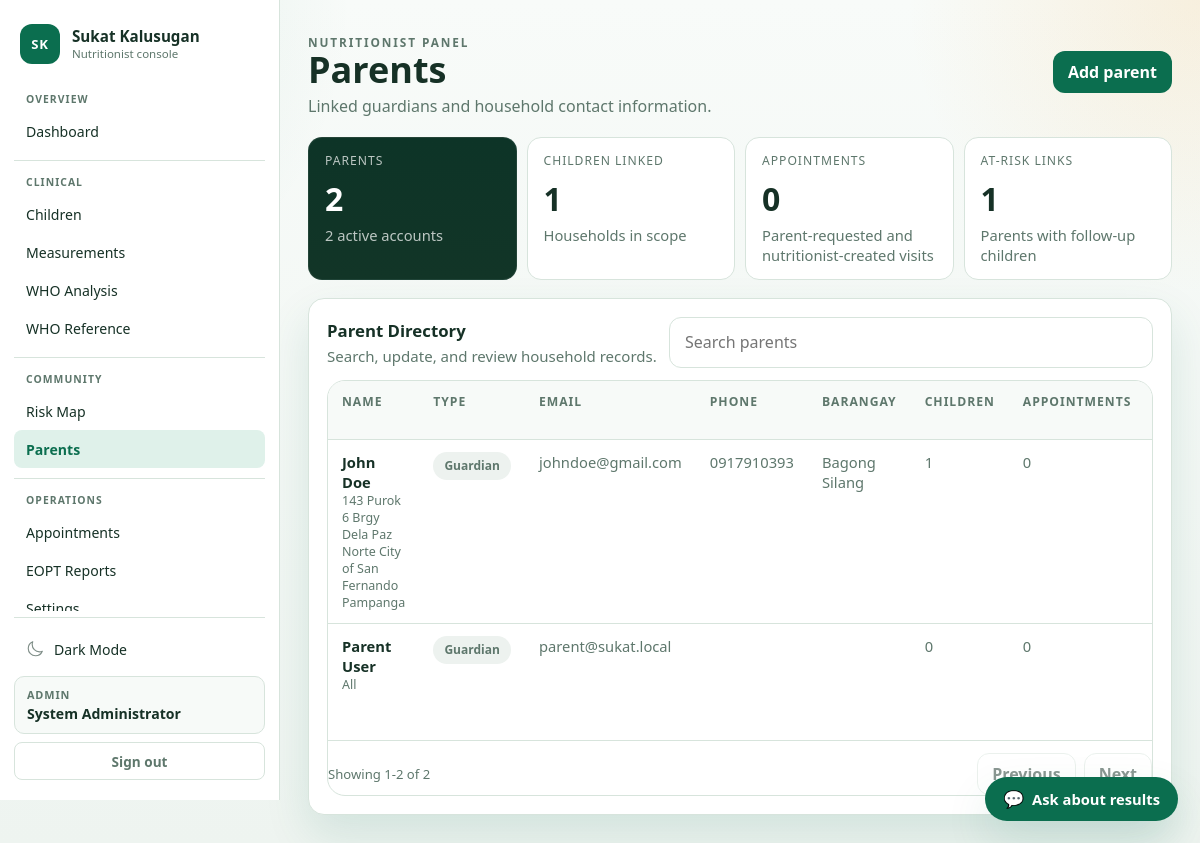
Page /nutritionist/parents.php (signed in) on the committed database.
### tables this page shows
CREATE TABLE `parents` (
  `id` int(10) UNSIGNED NOT NULL,
  `name` varchar(150) NOT NULL,
  `email` varchar(150) NOT NULL,
  `password_hash` varchar(255) NOT NULL,
  `parent_type` enum('Father','Mother','Guardian','Grandparent','Other') NOT NULL DEFAULT 'Guardian',
  `phone` varchar(30) DEFAULT NULL,
  `address` varchar(255) DEFAULT NULL,
  `barangay_id` int(10) UNSIGNED DEFAULT NULL,
  `status` enum('active','inactive') NOT NULL DEFAULT 'active',
  `created_at` timestamp NOT NULL DEFAULT current_timestamp(),
  `updated_at` timestamp NOT NULL DEFAULT current_timestamp() ON UPDATE current_timestamp()
);

CREATE TABLE `barangays` (
  `id` int(10) UNSIGNED NOT NULL,
  `name` varchar(100) NOT NULL,
  `city_municipality` varchar(150) DEFAULT NULL,
  `status` enum('active','inactive') NOT NULL DEFAULT 'active',
  `created_at` timestamp NOT NULL DEFAULT current_timestamp(),
  `updated_at` timestamp NOT NULL DEFAULT current_timestamp() ON UPDATE current_timestamp()
);

### public_html/includes/auth_middleware.php (called while the page is built, shortened)
<?php
function app_base_path(): string
{
    $scriptName = str_replace('\\', '/', (string)($_SERVER['SCRIPT_NAME'] ?? ''));
    $routeMarkers = ['/api/', '/admin/', '/nutritionist/', '/parent/', '/kiosk/', '/auth/'];
    foreach ($routeMarkers as $marker) {
        $position = strpos($scriptName, $marker);
        if ($position !== false) {
            return rtrim(substr($scriptName, 0, $position), '/');
        }
    }
    return rtrim(dirname($scriptName), '/');
}
function app_url(string $path = ''): string
{
    $basePath = app_base_path();
    $normalizedPath = '/' . ltrim($path, '/');
    if ($basePath === '' || $basePath === '/') {
        return $normalizedPath;
    }
    return $basePath . $normalizedPath;
}

### public_html/includes/admin_helpers.php (called while the page is built, shortened)
<?php
require_once __DIR__ . '/auth_middleware.php';
function admin_e(string $value): string
{
    return htmlspecialchars($value, ENT_QUOTES, 'UTF-8');
}
function admin_bind_params(mysqli_stmt $stmt, string $types, array &$params): void
{
    if ($types === '' || $params === []) {
        return;
    }
}
function admin_fetch_all(string $sql, string $types = '', array $params = []): array
{
    $conn = get_db_connection();
    $stmt = mysqli_prepare($conn, $sql);
    admin_bind_params($stmt, $types, $params);
    if (!mysqli_stmt_execute($stmt)) {
        error_log('[SukatKalusugan] admin_fetch_all execute failed: ' . mysqli_stmt_error($stmt) . ' | SQL: ' . $sql);
        mysqli_stmt_close($stmt);
        return [];
    }
    $result = mysqli_stmt_get_result($stmt);
    $rows = [];
    if ($result instanceof mysqli_result) {
        while ($row = mysqli_fetch_assoc($result)) {
            $rows[] = $row;
        }
    }
    return $rows;
}

### public_html/nutritionist/parents.php (the view, shortened to what this page needs)
<?php
require_once __DIR__ . '/../includes/nutritionist_helpers.php';
$user = nutritionist_require_access();
$params = [];
$scope = nutritionist_scope_fragment($user, 'c.barangay_id', $params);
$parents = admin_fetch_all(
	"SELECT
		p.id,
		p.name,
		p.email,
		p.parent_type,
		p.phone,
		p.address,
		p.barangay_id,
		bg.name AS barangay,
		p.status,
		COUNT(DISTINCT c.id) AS children_count,
		COUNT(DISTINCT a.id) AS appointment_count,
		SUM(CASE WHEN lm.nutritional_status IS NOT NULL AND lm.nutritional_status NOT IN ('Normal', 'Overweight') THEN 1 ELSE 0 END) AS follow_up_count,
		MAX(lm.measurement_date) AS latest_measurement
	 FROM parents p
	 LEFT JOIN barangays bg ON bg.id = p.barangay_id
	 LEFT JOIN children c ON c.parent_id = p.id AND {$scope}
	 LEFT JOIN appointments a ON a.parent_id = p.id
	 LEFT JOIN measurements lm ON lm.id = (
		SELECT m2.id
		FROM measurements m2
		WHERE m2.child_id = c.id
		ORDER BY m2.measurement_date DESC, m2.id DESC
		LIMIT 1
	 )
	 GROUP BY p.id, p.name, p.email, p.parent_type, p.phone, p.address, p.barangay_id, bg.name, p.status
	 ORDER BY p.name ASC",
	str_repeat('i', count($params)),
	$params
);
$activeCount = count(array_filter($parents, static fn(array $parent): bool => (string)$parent['status'] === 'active'));
$totalChildren = array_sum(array_map(static fn(array $parent): int => (int)$parent['children_count'], $parents));
$totalAppointments = array_sum(array_map(static fn(array $parent): int => (int)$parent['appointment_count'], $parents));
$atRiskCount = count(array_filter($parents, static fn(array $parent): bool => (int)$parent['follow_up_count'] > 0));
$actions = '<a class="admin-btn" href="'
	. nutritionist_e(app_url('/nutritionist/parent_form.php'))
	. '">Add parent</a>';
?>
<section class="nutritionist-stat-grid">
	<article class="nutritionist-stat-card is-featured">
		<div class="nutritionist-stat-label">Parents</div>
		<div class="admin-stat-value"><?php echo count($parents); ?></div>
		<div class="admin-stat-note"><?php echo $activeCount; ?> active accounts</div>
	</article>
	<article class="nutritionist-stat-card">
		<div class="nutritionist-stat-label">Children Linked</div>
		<div class="admin-stat-value"><?php echo $totalChildren; ?></div>
		<div class="admin-stat-note">Households in scope</div>
	</article>
	<article class="nutritionist-stat-card">
		<div class="nutritionist-stat-label">Appointments</div>
		<div class="admin-stat-value"><?php echo $totalAppointments; ?></div>
		<div class="admin-stat-note">Parent-requested and nutritionist-created visits</div>
	</article>
	<article class="nutritionist-stat-card">
		<div class="nutritionist-stat-label">At-Risk Links</div>
		<div class="admin-stat-value"><?php echo $atRiskCount; ?></div>
		<div class="admin-stat-note">Parents with follow-up children</div>
	</article>
</section>
<section class="nutritionist-panel">
	<div class="nutritionist-table-head" style="margin-bottom:12px;">
		<div>
			<h2 class="admin-section-title" style="margin-bottom:2px;">Parent Directory</h2>
			<p class="admin-section-subtitle">Search, update, and review household records.</p>
		</div>
		<input class="admin-search" data-admin-filter="#parents-table" type="search" placeholder="Search parents" style="min-width:240px;">
	</div>
	<div class="nutritionist-table-wrap">
		<table class="nutritionist-table" id="parents-table">
			<thead>
				<tr>
					<th>Name</th>
					<th>Type</th>
					<th>Email</th>
					<th>Phone</th>
					<th>Barangay</th>
					<th>Children</th>
					<th>Appointments</th>
					<th>Follow-up</th>
				</tr>
			</thead>
			<tbody>
				<?php foreach ($parents as $parent): ?>
					<tr data-filter-text="<?php echo nutritionist_e(strtolower($parent['name'] . ' ' . $parent['parent_type'] . ' ' . $parent['email'] . ' ' . $parent['phone'] . ' ' . $parent['address'])); ?>">
						<td>
							<div style="font-weight:600;color:var(--admin-text);"><?php echo nutritionist_e($parent['name']); ?></div>
							<div class="admin-mini"><?php echo nutritionist_e((string)($parent['address'] ?? '')); ?></div>
						</td>
						<td style="color:var(--admin-muted);"><span class="admin-pill is-muted"><?php echo nutritionist_e($parent['parent_type']); ?></span></td>
						<td style="color:var(--admin-muted);"><?php echo nutritionist_e($parent['email']); ?></td>
						<td style="color:var(--admin-muted);"><?php echo nutritionist_e((string)($parent['phone'] ?? '')); ?></td>
						<td style="color:var(--admin-muted);"><?php echo nutritionist_e((string)($parent['barangay'] ?? '')); ?></td>
						<td style="color:var(--admin-muted);"><?php echo (int)$parent['children_count']; ?></td>
						<td style="color:var(--admin-muted);"><?php echo (int)$parent['appointment_count']; ?></td>
						<td style="color:var(--admin-muted);"><?php echo (int)($parent['follow_up_count'] ?? 0); ?></td>
					</tr>
				<?php endforeach; ?>
			</tbody>
		</table>
	</div>
</section>

### public_html/assets/css/app.css (style rules this page uses)
:root { --bg: #f4f7f5; --surface: #ffffff; --surface-alt: #edf7f1; --border: #d8e4dd; --text: #173126; --muted: #5f766c; --primary: #0b6e4f; --primary-strong: #07513a; --accent: #f2a93b; --error: #c93b3b; --shadow: 0 30px 80px rgba(11, 110, 79, 0.12); --radius-xl: 32px; --radius-lg: 22px; --radius-md: 14px; --radius-sm: 10px; --font-display: "Trebuchet MS", "Segoe UI", sans-serif; --font-body: "Segoe UI", "Helvetica Neue", Arial, sans-serif; --field-bg: #ffffff; --flash-error-bg: #fff4f4; --flash-error-border: rgba(201, 59, 59, 0.24); --flash-notice-border: rgba(11, 110, 79, 0.18); --input-focus-border: rgba(11, 110, 79, 0.45); --input-focus-glow: rgba(11, 110, 79, 0.12); --input-placeholder: #8aa299; --page-gradient-start: #f7faf8; }
* { box-sizing: border-box; }
html, body { margin: 0; min-height: 100%; }
body { font-family: var(--font-body); color: var(--text); background: radial-gradient( circle at top left, rgba(11, 110, 79, 0.16), transparent 34% ), radial-gradient( circle at right 20%, rgba(242, 169, 59, 0.16), transparent 28% ), linear-gradient(180deg, var(--page-gradient-start) 0%, var(--bg) 100%); }
a { color: inherit; }
button, input, textarea, select { font: inherit; }

### public_html/assets/css/admin.css (style rules this page uses)
:root { --admin-bg: #eef4f0; --admin-surface: #ffffff; --admin-surface-alt: #f7faf8; --admin-border: #d7e4dc; --admin-text: #163126; --admin-muted: #5e776c; --admin-primary: #0b6e4f; --admin-primary-soft: #dff1ea; --admin-accent: #f2a93b; --admin-danger: #c93b3b; --admin-shadow: 0 20px 45px rgba(11, 110, 79, 0.12); --admin-sidebar-bg: #ffffff; --admin-pill-success-bg: #e5f5ee; --admin-pill-warn-bg: #fff4df; --admin-pill-warn-text: #9a6510; --admin-pill-danger-bg: #fde8e8; --admin-pill-muted-bg: #edf2ef; --admin-flash-bg: #f1fbf6; --admin-flash-border: rgba(11, 110, 79, 0.18); --admin-flash-error-bg: #fff3f3; --admin-flash-error-border: rgba(201, 59, 59, 0.2); --admin-btn-secondary-bg: #ffffff; --admin-btn-danger-bg: #fff3f3; --admin-btn-danger-border: rgba(201, 59, 59, 0.18); --admin-field-bg: #ffffff; --admin-table-bg: #ffffff; --admin-search-bg: #ffffff; --admin-valid: #2f9e5c; --admin-valid-glow: rgba(47, 158, 92, 0.12); --admin-danger-glow: rgba(201, 59, 59, 0.1); --admin-logout-hover-bg: #fef2f2; --admin-logout-hover-border: rgba(201, 59, 59, 0.2); --admin-text-on-primary: #ffffff; --admin-page-gradient-start: #f8fbf9; }
.admin-page { background: radial-gradient(circle at top left, rgba(11, 110, 79, 0.12), transparent 24%), radial-gradient(circle at right top, rgba(242, 169, 59, 0.14), transparent 20%), linear-gradient(180deg, var(--admin-page-gradient-start) 0%, var(--admin-bg) 100%); }
.admin-stat-value { margin-top: 0.5rem; font-size: 2rem; font-weight: 800; color: var(--admin-text); }
.admin-stat-note { margin-top: 0.35rem; color: var(--admin-muted); font-size: 0.92rem; }
.admin-section-title { margin: 0; color: var(--admin-text); font-size: 1.05rem; }
.admin-section-subtitle { margin: 0.25rem 0 0; color: var(--admin-muted); font-size: 0.94rem; }
.admin-mini { font-size: 0.78rem; color: var(--admin-muted); }
.admin-pill { display: inline-flex; align-items: center; gap: 6px; padding: 0.35rem 0.7rem; border-radius: 999px; font-size: 0.75rem; font-weight: 700; }
.admin-pill.is-muted { background: var(--admin-pill-muted-bg); color: var(--admin-muted); }
.admin-btn, .admin-btn-secondary, .admin-btn-danger { display: inline-flex; align-items: center; justify-content: center; min-height: 42px; padding: 0 14px; border-radius: 12px; border: 1px solid transparent; text-decoration: none; cursor: pointer; font-weight: 700; }
.admin-btn { background: var(--admin-primary); color: var(--admin-text-on-primary); }
.admin-search { flex: 1 1 260px; border: 1px solid var(--admin-border); border-radius: 12px; padding: 0.82rem 0.95rem; background: var(--admin-search-bg); }

### rows in the picture
parents: name "John Doe", address "143 Purok 6 Brgy Dela Paz Norte City of San Fernando Pampanga", parent_type "Guardian", email "johndoe@gmail.com", phone "0917910393", barangay.name "Bagong Silang", children_count "1", appointment_count "0"
parents: name "Parent User", address "All", parent_type "Guardian", email "parent@sukat.local", children_count "0", appointment_count "0"

### other values in the picture
nutritionist_e($group['label']) "OVERVIEW"
nutritionist_e($item['label']) "Dashboard"
nutritionist_e($group['label']) "CLINICAL"
nutritionist_e($item['label']) "Children"
nutritionist_e($item['label']) "Measurements"
nutritionist_e($item['label']) "WHO Analysis"
nutritionist_e($item['label']) "WHO Reference"
nutritionist_e($group['label']) "COMMUNITY"
nutritionist_e($item['label']) "Risk Map"
nutritionist_e($item['label']) "Parents"
nutritionist_e($group['label']) "OPERATIONS"
nutritionist_e($item['label']) "Appointments"
nutritionist_e($item['label']) "EOPT Reports"
nutritionist_e(ucfirst($userRole)) "ADMIN"
nutritionist_e($userName) "System Administrator"
